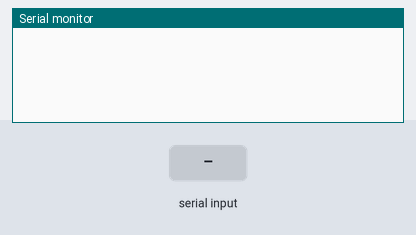
The sketch below on a simulated ESP8266 (NodeMCU). Parts: the last lines printed to the serial monitor. Inputs (shaded band) come from the test bench. Random numbers use the default seed unless the sketch sets one.

Above: at 1.2 s.
1.3 s: "1\n" received over Serial
At 2.5 s:
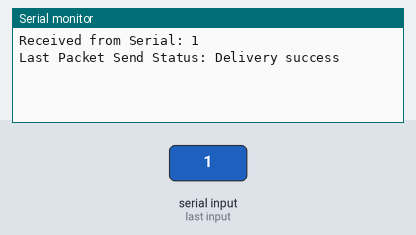
2.8 s: "2\n" received over Serial
At 3.5 s:
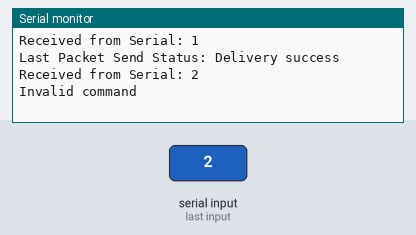
4.3 s: "0\n" received over Serial
At 4.8 s:
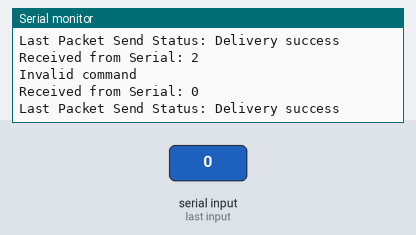

The sketch:

exaplesenderespnow.ino
```cpp
#include <ESP8266WiFi.h>
#include <espnow.h>

// REPLACE WITH RECEIVER MAC Address
uint8_t broadcastAddress[] = {0x9C, 0x9C, 0x1F, 0xAA, 0xF9, 0x00};
String incomingData = "";

// Structure example to send data
// Must match the receiver structure
typedef struct struct_message {
  char a[32];
  int b;
  float c;
  String d;
  bool e;
} struct_message;

// Create a struct_message called myData
struct_message myData;

unsigned long lastTime = 0;
unsigned long timerDelay = 2000;  // send readings timer

// Callback when data is sent
void OnDataSent(uint8_t *mac_addr, uint8_t sendStatus) {
  Serial.print("Last Packet Send Status: ");
  if (sendStatus == 0){
    Serial.println("Delivery success");
  }
  else{
    Serial.println("Delivery fail");
  }
}

void setup() {
  // Init Serial Monitor
  Serial.begin(115200);

  // Set device as a Wi-Fi Station
  WiFi.mode(WIFI_STA);

  // Init ESP-NOW
  if (esp_now_init() != 0) {
    Serial.println("Error initializing ESP-NOW");
    return;
  }

  // Once ESPNow is successfully Init, we will register for Send CB to
  // get the status of Trasnmitted packet
  esp_now_set_self_role(ESP_NOW_ROLE_CONTROLLER);
  esp_now_register_send_cb(OnDataSent);

  // Register peer
  esp_now_add_peer(broadcastAddress, ESP_NOW_ROLE_SLAVE, 1, NULL, 0);
}

void loop() {
  if (Serial.available()>0) {
    incomingData = Serial.readStringUntil('\n');
    incomingData.trim();
    Serial.print("Received from Serial: ");
    Serial.println(incomingData);
    strcpy(myData.a, "THIS IS A CHAR");
    myData.b = random(1,20);incomingData.trim();
    myData.c = 1.2;
    myData.d = "Hello";
    if (incomingData == "1"){
      myData.e = true;
       esp_now_send(broadcastAddress, (uint8_t *) &myData, sizeof(myData));


    }
    else if (incomingData == "0"){
      myData.e = false;
       esp_now_send(broadcastAddress, (uint8_t *) &myData, sizeof(myData));

    }
    else {
       Serial.println("Invalid command");
    }


    // Send message via ESP-NOW

    lastTime = millis();
  }
}
```

Measured:
- after the input at 1.3 s, the serial monitor: prints a new line at once (image 1)
- after the input at 2.8 s, the serial monitor: prints a new line at once (image 2)
- after the input at 4.3 s, the serial monitor: prints a new line at once (image 3)
